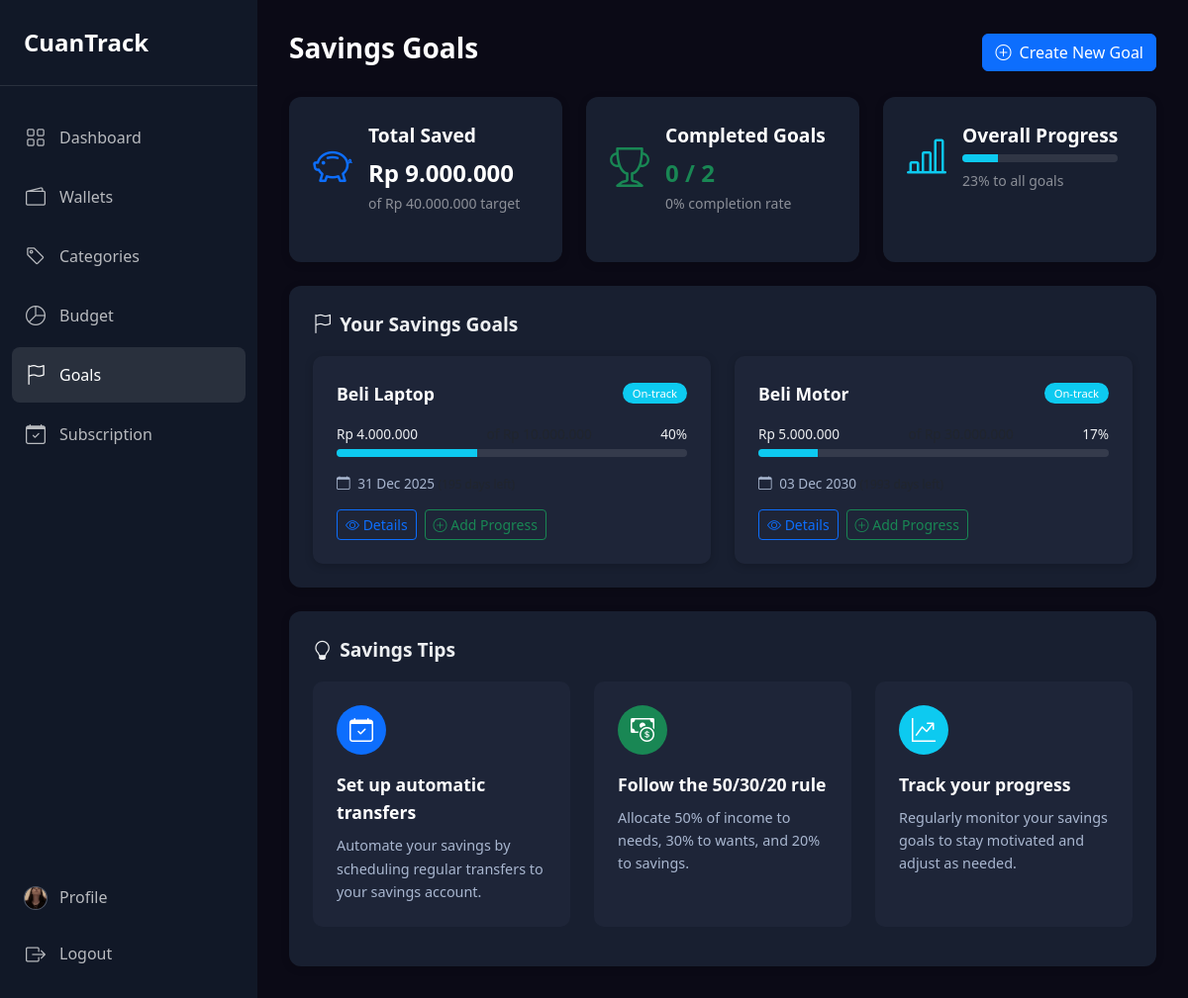
The page /goals (signed in) on the database its author committed.
### tables this page shows
CREATE TABLE `users` (
  `id_user` int(11) NOT NULL,
  `username` varchar(100) DEFAULT NULL,
  `password` varchar(255) NOT NULL,
  `email` varchar(100) DEFAULT NULL,
  `image` varchar(255) DEFAULT NULL,
  `created_at` datetime DEFAULT current_timestamp()
);

CREATE TABLE `goals` (
  `id_goal` int(11) NOT NULL,
  `id_user` int(11) DEFAULT NULL,
  `title` varchar(100) DEFAULT NULL,
  `target_amount` decimal(10,2) DEFAULT NULL,
  `current_amount` decimal(10,2) DEFAULT NULL,
  `target_date` date DEFAULT NULL
);

### views/goals/index.php (the view, shortened to what the rows shown need)
<?php
require_once 'core/functions.php';
$pageTitle = 'Savings Goals';
$goals = $goals ?? [];
?>
<!DOCTYPE html>
<html lang="id">
<head>
    <link href="https://cdn.jsdelivr.net/npm/bootstrap@5.3.0/dist/css/bootstrap.min.css" rel="stylesheet">
    <link rel="stylesheet" href="https://cdn.jsdelivr.net/npm/bootstrap-icons@1.11.0/font/bootstrap-icons.css">
    <link rel="stylesheet" href="/public/css/style.css">
</head>
<body>
    <div class="app-container">
        <?php include 'views/layouts/sidebar.php'; ?>
        <div class="main-wrapper">
            <div class="page-header">
                <h1><?= $pageTitle ?></h1>
                <div>
                    <a href="/goals/create" class="btn btn-primary">
                        <i class="bi bi-plus-circle me-1"></i> Create New Goal
                    </a>
                </div>
            </div>
            <div class="row g-4 mb-4">
                <div class="col-md-4">
                    <div class="dashboard-section h-100">
                        <div class="d-flex align-items-center">
                            <div class="me-3">
                                <i class="bi bi-piggy-bank fs-1 text-primary"></i>
                            </div>
                            <div>
                                <div class="section-title mb-1 text-white">Total Saved</div>
                                <div class="summary-value fs-4 fw-bold text-white">
                                    <?= format_rupiah($totalSaved) ?>
                                </div>
                                <div class="summary-subtitle small text-white-50">
                                    of <?= format_rupiah($totalTarget) ?> target
                                </div>
                            </div>
                        </div>
                    </div>
                </div>
                <div class="col-md-4">
                    <div class="dashboard-section h-100">
                        <div class="d-flex align-items-center">
                            <div class="me-3">
                                <i class="bi bi-trophy fs-1 text-success"></i>
                            </div>
                            <div>
                                <div class="section-title mb-1 text-white">Completed Goals</div>
                                <div class="summary-value fs-4 fw-bold text-success">
                                    <?= $completedGoals ?> / <?= $totalGoals ?>
                                </div>
                                <div class="summary-subtitle small text-white-50">
                                    <?= $completionRate ?>% completion rate
                                </div>
                            </div>
                        </div>
                    </div>
                </div>
                <div class="col-md-4">
                    <div class="dashboard-section h-100">
                        <div class="d-flex align-items-center">
                            <div class="me-3">
                                <i class="bi bi-bar-chart-line fs-1 text-info"></i>
                            </div>
                            <div>
                                <div class="section-title mb-1 text-white">Overall Progress</div>
                                <div class="progress mb-2" style="height: 8px; width: 100%;">
                                    <div class="progress-bar bg-info" role="progressbar"
                                        style="width: <?= $overallProgress ?>%" aria-valuenow="<?= $overallProgress ?>"
                                        aria-valuemin="0" aria-valuemax="100"></div>
                                </div>
                                <div class="summary-subtitle small text-white-50">
                                    <?= $overallProgress ?>% to all goals
                                </div>
                            </div>
                        </div>
                    </div>
                </div>
            </div>
            <div class="dashboard-section">
                <div class="section-header">
                    <div class="section-title"><i class="bi bi-flag me-2"></i>Your Savings Goals</div>
                </div>
                <?php if (empty($goals)): ?>
                    <div class="alert alert-info">
                        <i class="bi bi-info-circle me-2"></i> You haven't set any savings goals yet.
                        <a href="/goals/create" class="alert-link">Create your first goal</a> to start tracking your
                        progress.
                    </div>
                <?php else: ?>
                    <div class="goals-grid">
                        <?php foreach ($goals as $goal): ?>
                            <div class="goal-card-wrapper">
                                <div class="goal-card" data-id="<?= $goal['id_goal'] ?>">
                                    <div class="goal-card-header">
                                        <div class="goal-title"><?= htmlspecialchars($goal['title']) ?></div>
                                        <div class="goal-status badge bg-<?= $goal['status_class'] ?>">
                                            <?= ucfirst($goal['status']) ?>
                                        </div>
                                    </div>
                                    <div class="goal-progress mt-3">
                                        <div class="progress-details d-flex justify-content-between mb-1">
                                            <span class="current"><?= format_rupiah($goal['current_amount']) ?></span>
                                            <span class="target text-muted">of
                                                <?= format_rupiah($goal['target_amount']) ?></span>
                                            <span class="percentage"><?= $goal['percentage'] ?>%</span>
                                        </div>
                                        <div class="progress" style="height: 8px;">
                                            <div class="progress-bar bg-<?= $goal['status_class'] ?>" role="progressbar"
                                                style="width: <?= $goal['percentage'] ?>%"
                                                aria-valuenow="<?= $goal['percentage'] ?>" aria-valuemin="0"
                                                aria-valuemax="100">
                                            </div>
                                        </div>
                                    </div>
                                    <div class="goal-meta mt-3 d-flex justify-content-between">
                                        <div class="goal-deadline">
                                            <i class="bi bi-calendar me-1"></i>
                                            <?= date('d M Y', strtotime($goal['target_date'])) ?>
                                            <?php if ($goal['days_left'] > 0 && $goal['percentage'] < 100): ?>
                                                <small class="text-muted">(<?= $goal['days_left'] ?> days left)</small>
                                            <?php endif; ?>
                                        </div>
                                    </div>
                                    <div class="goal-actions mt-3">
                                        <a href="/goals/view/<?= $goal['id_goal'] ?>" class="btn btn-sm btn-outline-primary">
                                            <i class="bi bi-eye"></i> Details
                                        </a>
                                        <button type="button" class="btn btn-sm btn-outline-success add-progress-btn"
                                            data-id="<?= $goal['id_goal'] ?>" data-bs-toggle="modal"
                                            data-bs-target="#addProgressModal">
                                            <i class="bi bi-plus-circle"></i> Add Progress
                                        </button>
                                    </div>
                                </div>
                            </div>
                        <?php endforeach; ?>
                    </div>
                <?php endif; ?>
            </div>
            <div class="dashboard-section mt-4">
                <div class="section-header">
                    <div class="section-title"><i class="bi bi-lightbulb me-2"></i>Savings Tips</div>
                </div>
                <div class="row">
                    <div class="col-md-4 mb-3">
                        <div class="tip-card">
                            <div class="tip-icon bg-primary">
                                <i class="bi bi-calendar-check"></i>
                            </div>
                            <div class="tip-title">Set up automatic transfers</div>
                            <div class="tip-text">Automate your savings by scheduling regular transfers to your savings
                                account.</div>
                        </div>
                    </div>
                    <div class="col-md-4 mb-3">
                        <div class="tip-card">
                            <div class="tip-icon bg-success">
                                <i class="bi bi-cash-coin"></i>
                            </div>
                            <div class="tip-title">Follow the 50/30/20 rule</div>
                            <div class="tip-text">Allocate 50% of income to needs, 30% to wants, and 20% to savings.
                            </div>
                        </div>
                    </div>
                    <div class="col-md-4 mb-3">
                        <div class="tip-card">
                            <div class="tip-icon bg-info">
                                <i class="bi bi-graph-up-arrow"></i>
                            </div>
                            <div class="tip-title">Track your progress</div>
                            <div class="tip-text">Regularly monitor your savings goals to stay motivated and adjust as
                                needed.</div>
                        </div>
                    </div>
                </div>
            </div>
        </div>
    </div>
    <?php include 'views/components/toast_notification.php'; ?>
</body>
</html>

### index.php (shortened to what the rows shown need)
<?php
require_once 'core/functions.php';
$routes = require 'routes/web.php';
$requestUri = $_SERVER['REQUEST_URI'];
$path = parse_url($requestUri, PHP_URL_PATH);
$method = $_SERVER['REQUEST_METHOD'];
if (isset($routes[$method])) {
    foreach ($routes[$method] as $routePattern => $handler) {
        $pattern = preg_replace('/\{([a-zA-Z0-9_]+)\}/', '(?P<$1>[^/]+)', $routePattern);
        $pattern = "#^$pattern$#";
        if (preg_match($pattern, $path, $matches)) {
            list($controller, $action) = explode('@', $handler);
            $controllerInstance = new $controllerClass();
            $params = array_filter($matches, 'is_string', ARRAY_FILTER_USE_KEY);
            unset($params[0]);
            call_user_func_array([$controllerInstance, $action], array_values($params));
            break;
        }
    }
} else {
    http_response_code(405);
    echo "405 - Method Not Allowed";
}
?>

### views/layouts/sidebar.php
<aside class="sidebar">
    <div class="sidebar-brand">
        <a href="/dashboard">CuanTrack</a>
    </div>
    <ul class="sidebar-menu">
        <li><a href="/dashboard" class="<?= isCurrentPage('/dashboard') ? 'active' : '' ?>">
                <i class="bi bi-grid"></i>
                <span>Dashboard</span>
            </a></li>
        <li><a href="/wallets" class="<?= isCurrentPage('/wallets') ? 'active' : '' ?>">
                <i class="bi bi-wallet2"></i>
                <span>Wallets</span>
            </a></li>
        <li><a href="/categories" class="<?= isCurrentPage('/categories') ? 'active' : '' ?>">
                <i class="bi bi-tag"></i>
                <span>Categories</span>
            </a></li>
        <li><a href="/budget" class="<?= isCurrentPage('/budget') ? 'active' : '' ?>">
                <i class="bi bi-pie-chart"></i>
                <span>Budget</span>
            </a></li>
        <li><a href="/goals" class="<?= isCurrentPage('/goals') ? 'active' : '' ?>">
                <i class="bi bi-flag"></i>
                <span>Goals</span>
            </a></li>
        <li><a href="/subscription" class="<?= isCurrentPage('/subscription') ? 'active' : '' ?>">
                <i class="bi bi-calendar-check"></i>
                <span>Subscription</span>
            </a>
        </li>
    </ul>
    <ul class="sidebar-footer">
        <li>
            <?php
            if (isset($_SESSION['user_id'])) {
                require_once 'models/UserModel.php';
                $userModel = new UserModel();
                $user = $userModel->getById($_SESSION['user_id']);
                $defaultAvatar = '/public/images/default-avatar.png';
                $profileImage = !empty($user['image']) && file_exists($user['image']) ? '/' . $user['image'] : $defaultAvatar;
            } else {
                $profileImage = '/public/images/default-avatar.png';
            }
            ?>
            <a href="/users/profile" class="profile-link">
                <div class="sidebar-profile-image">
                    <img src="<?= $profileImage ?>" alt="Profile">
                </div>
                <span>Profile</span>
            </a>
        </li>
        <li>
            <a href="/logout">
                <i class="bi bi-box-arrow-right"></i>
                <span>Logout</span>
            </a>
        </li>
    </ul>
</aside>

### rows shown on the page
users: image (picture)
goals: title "Beli Laptop", status "On-track", current_amount "Rp 4.000.000", percentage "40", target_date "31 Dec 2025"
goals: title "Beli Motor", status "On-track", current_amount "Rp 5.000.000", percentage "17", target_date "03 Dec 2030"

### other values the page prints
format_rupiah($totalSaved) "Rp 9.000.000"
format_rupiah($totalTarget) "Rp 40.000.000"
$totalGoals "2"
$completionRate "0"
$overallProgress "23"
